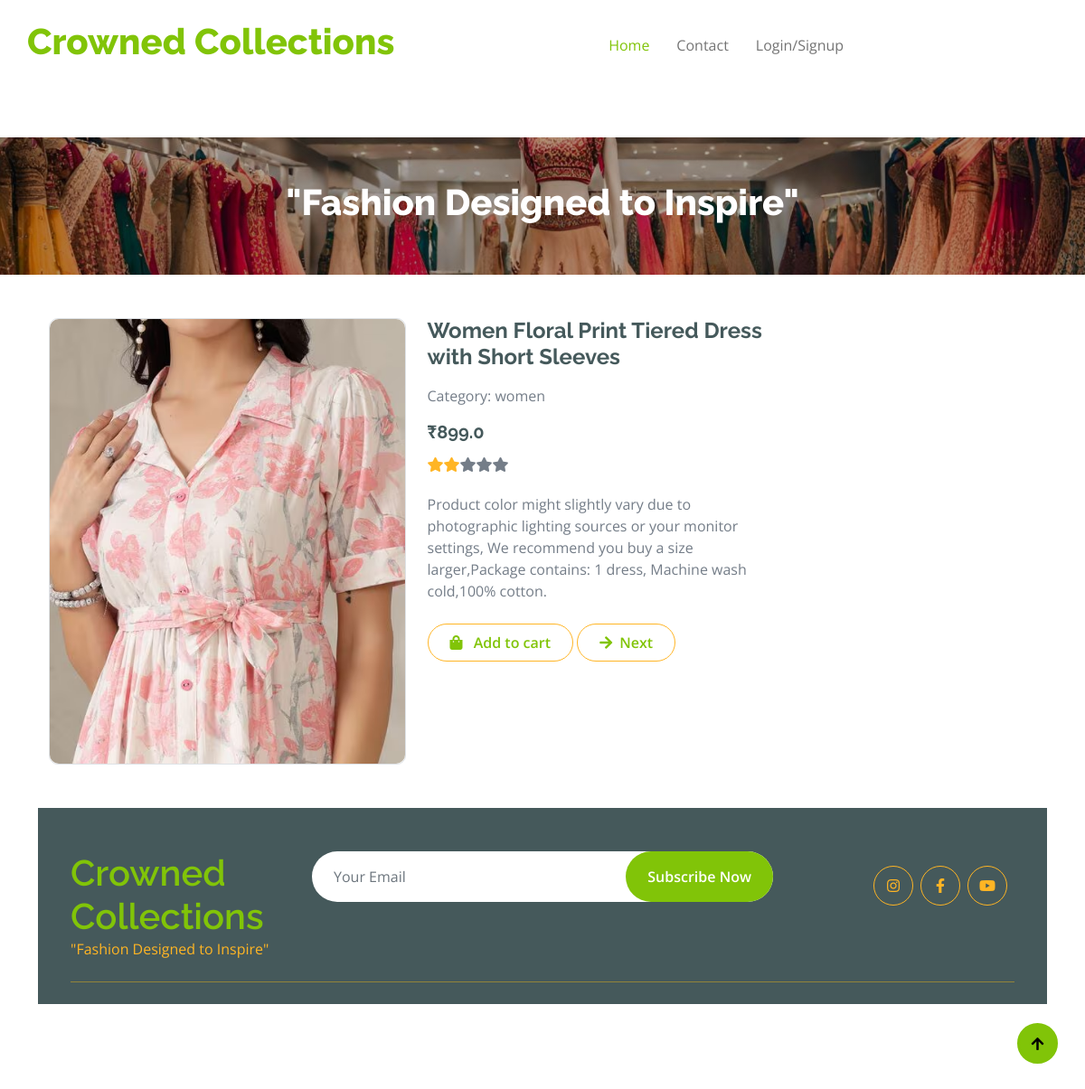
Page /product/1 on the committed database.
### web/models.py (models this page shows, shortened)
class Product(db.Model):
    id = db.Column(db.Integer, primary_key=True)
    product_name = db.Column(db.String(100), nullable=False)
    gender = db.Column(db.String(10), nullable=False)
    price = db.Column(db.Float, nullable=False)
    description = db.Column(db.String(200), nullable=True)
    photo = db.Column(db.String(200), nullable=False)
    carts = db.relationship('Cart', backref=db.backref('product', lazy=True))
    orders = db.relationship('Order', backref=db.backref('product', lazy=True))

### web/views.py (the view)
@views.route('/product/<int:product_id>', methods=['GET','POST'])
def product_view(product_id):
    url = "home"
    random_number = random.randint(0,5)
    product = Product.query.get_or_404(product_id)
    return render_template('products.html',product_view=product,user=current_user,random_number=random_number,url=url)

### web/templates/products.html (shortened to what this page needs)
{%extends "index.html"%}
{%block content%}
    <div class="container py-5">
        <div class="row g-4 mb-5">
            <div class="col-lg-8 col-xl-9">
                <div class="row g-4">
                    <div class="col-lg-6">
                        <div class="border rounded">
                            <a href="#">
                                <img src="{{ product_view.photo }}" class="img-fluid rounded" alt="Image">
                            </a>
                        </div>
                    </div>
                    <div class="col-lg-6">
                        <h4 class="fw-bold mb-3">{{ product_view.product_name }}</h4>
                        <p class="mb-3">Category: {{ product_view.gender }}</p>
                        <h5 class="fw-bold mb-3">₹{{ product_view.price }}</h5>
                        <div class="d-flex mb-4">
                            {% if random_number == 5 %}
                            <i class="fa fa-star text-secondary"></i>
                            <i class="fa fa-star text-secondary"></i>
                            <i class="fa fa-star text-secondary"></i>
                            <i class="fa fa-star text-secondary"></i>
                            <i class="fa fa-star text-secondary"></i>
                            {% elif random_number == 4 %}
                                    <i class="fa fa-star text-secondary"></i>
                                    <i class="fa fa-star text-secondary"></i>
                                    <i class="fa fa-star text-secondary"></i>
                                    <i class="fa fa-star text-secondary"></i>
                                    <i class="fa fa-star"></i>
                            {% elif random_number == 3 %}
                                    <i class="fa fa-star text-secondary"></i>
                                    <i class="fa fa-star text-secondary"></i>
                                    <i class="fa fa-star text-secondary"></i>
                                    <i class="fa fa-star"></i>
                                    <i class="fa fa-star"></i>
                            {% else %}
                                    <i class="fa fa-star text-secondary"></i>
                                    <i class="fa fa-star text-secondary"></i>
                                    <i class="fa fa-star"></i>
                                    <i class="fa fa-star"></i>
                                    <i class="fa fa-star"></i>
                            {% endif %}
                        </div>
                        <p class="mb-4">{{ product_view.description }}</p>
                        <a href="/add-to-cart/{{ product_view.id }}" class="btn border border-secondary rounded-pill px-4 py-2 mb-4 text-primary"><i class="fa fa-shopping-bag me-2 text-primary"></i> Add to cart</a>
                        {% if product_view.id == 28 %}
                        <a href="/product/{{ product_view.id - 1}}" class="btn border border-secondary rounded-pill px-4 py-2 mb-4 text-primary"><i class="fa fa-arrow-left me-2 text-primary"></i>Prev</a>
                        {% elif product_view.id == 1 %}
                        <a href="/product/{{ product_view.id + 1}}" class="btn border border-secondary rounded-pill px-4 py-2 mb-4 text-primary"><i class="fa fa-arrow-right me-2 text-primary"></i>Next</a>
                        {% endif %}
                    </div>
                </div>
{%endblock%}

### web/static/css/style.css (style rules this page uses)
.btn { font-weight: 600; transition: .5s; }
.btn.border-secondary { transition: 0.5s; }

### rows in the picture
Product: photo (picture), product_name "Women Floral Print Tiered Dress with Short Sleeves", gender "women", price "899.0", description "Product color might slightly vary due to photographic lighting sources or your monitor settings, We recommend you buy a size larger,Package contains: 1 dress, Machine wash cold,100% cotton."
